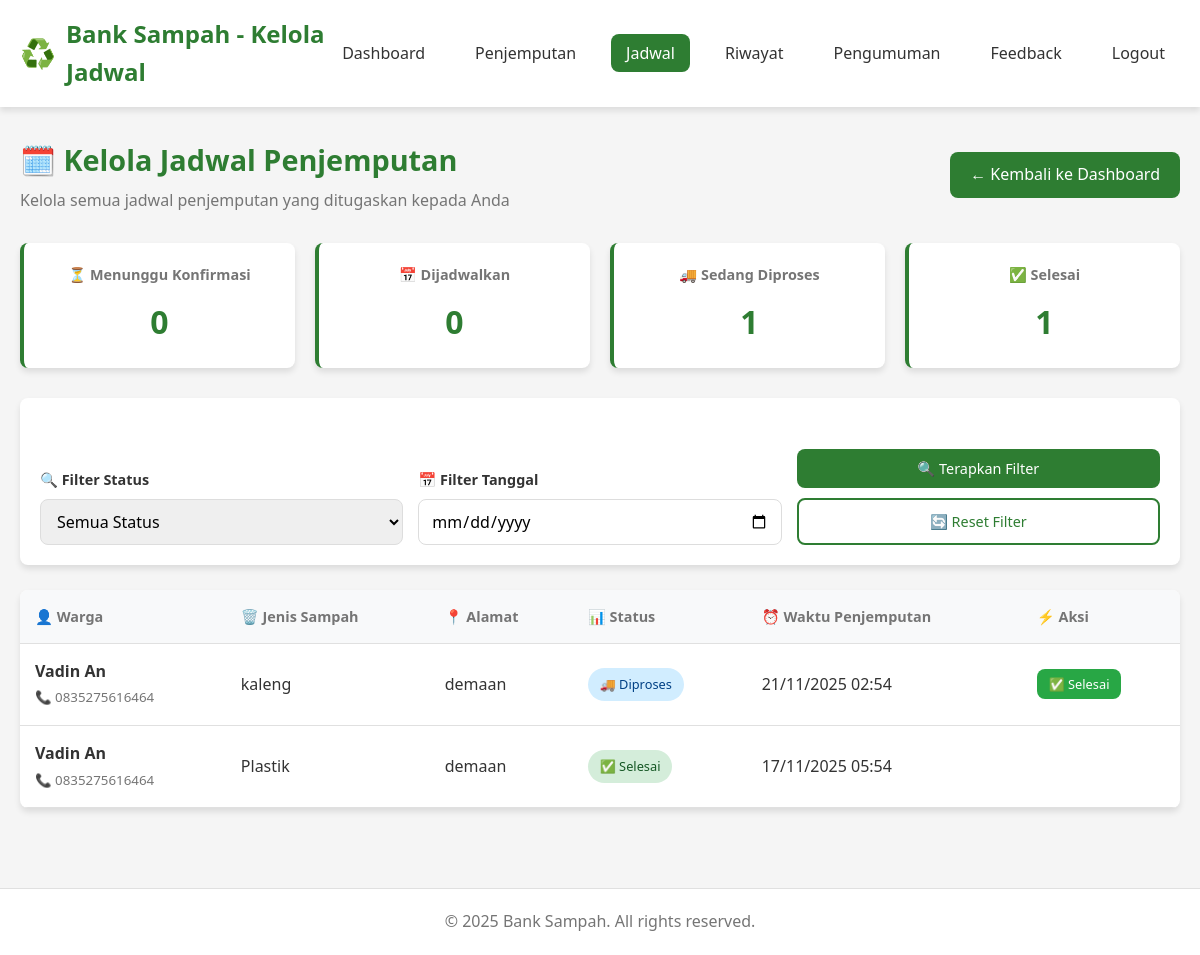
/manage-jadwal.php (signed in), run on the app's committed database.
### tables this page shows
CREATE TABLE `penjemputan` (
  `id` int(11) NOT NULL,
  `id_warga` int(11) DEFAULT NULL,
  `id_mitra` int(11) DEFAULT NULL,
  `alamat_penjemputan` text NOT NULL,
  `jenis_sampah` varchar(100) NOT NULL,
  `berat` decimal(10,2) DEFAULT 0.00,
  `status` enum('pending','dijadwalkan','diproses','selesai','ditolak') DEFAULT 'pending',
  `waktu_pemintaan` timestamp NOT NULL DEFAULT current_timestamp(),
  `waktu_penjemputan` timestamp NULL DEFAULT NULL,
  `keterangan` text DEFAULT NULL,
  `berat_aktual` decimal(10,2) DEFAULT NULL,
  `harga_per_kg_aktual` decimal(10,2) DEFAULT NULL,
  `total_harga_aktual` decimal(12,2) DEFAULT NULL,
  `tanggal_verifikasi` timestamp NULL DEFAULT NULL,
  `catatan_verifikasi` text DEFAULT NULL
);

CREATE TABLE `users` (
  `id` int(11) NOT NULL,
  `username` varchar(50) NOT NULL,
  `password` varchar(255) NOT NULL,
  `nama_lengkap` varchar(100) NOT NULL,
  `nik` varchar(16) NOT NULL,
  `email` varchar(100) NOT NULL,
  `telepon` varchar(15) DEFAULT NULL,
  `alamat` text DEFAULT NULL,
  `role` enum('admin','user') NOT NULL DEFAULT 'user',
  `status` enum('active','inactive') DEFAULT 'active',
  `saldo` decimal(12,2) DEFAULT 0.00,
  `verification_code` varchar(6) DEFAULT NULL,
  `is_verified` enum('yes','no') DEFAULT 'no',
  `verification_expires` datetime DEFAULT NULL,
  `created_at` timestamp NOT NULL DEFAULT current_timestamp(),
  `updated_at` timestamp NOT NULL DEFAULT current_timestamp() ON UPDATE current_timestamp()
);

### manage-jadwal.php (the view, shortened to what this page needs)
<?php
include 'config.php';
$mitra_id = $_SESSION['mitra_id'];
$penjemputan = [];
$total_pending = 0;
$total_dijadwalkan = 0;
$total_diproses = 0;
$total_selesai = 0;
try {
    $tanggal_filter = $_GET['tanggal'] ?? '';
    $sql = "SELECT p.*, u.nama_lengkap as nama_warga, u.telepon, u.alamat as alamat_warga
            FROM penjemputan p
            JOIN users u ON p.id_warga = u.id
            WHERE p.id_mitra = ?";
    $params = [$mitra_id];
    $sql .= " ORDER BY
                CASE
                    WHEN p.status = 'dijadwalkan' AND DATE(p.waktu_penjemputan) = CURDATE() THEN 1
                    WHEN p.status = 'dijadwalkan' THEN 2
                    WHEN p.status = 'pending' THEN 3
                    WHEN p.status = 'diproses' THEN 4
                    ELSE 5
                END,
                p.waktu_penjemputan ASC";
    $stmt = $pdo->prepare($sql);
    $stmt->execute($params);
    $penjemputan = $stmt->fetchAll();
    $sql_stats = "
        SELECT
            COUNT(*) as total_penjemputan,
            SUM(CASE WHEN status = 'pending' THEN 1 ELSE 0 END) as pending,
            SUM(CASE WHEN status = 'dijadwalkan' THEN 1 ELSE 0 END) as dijadwalkan,
            SUM(CASE WHEN status = 'diproses' THEN 1 ELSE 0 END) as diproses,
            SUM(CASE WHEN status = 'selesai' THEN 1 ELSE 0 END) as selesai,
            SUM(CASE WHEN status = 'ditolak' THEN 1 ELSE 0 END) as ditolak
        FROM penjemputan
        WHERE id_mitra = ?
    ";
    $stmt = $pdo->prepare($sql_stats);
    $stmt->execute([$mitra_id]);
    $stats = $stmt->fetch();
    if ($stats) {
        $total_pending = $stats['pending'] ?? 0;
        $total_dijadwalkan = $stats['dijadwalkan'] ?? 0;
        $total_diproses = $stats['diproses'] ?? 0;
        $total_selesai = $stats['selesai'] ?? 0;
    }
} catch (PDOException $e) {
    error_log("Manage Jadwal Error: " . $e->getMessage());
    $error = "Terjadi kesalahan saat mengambil data jadwal: " . $e->getMessage();
}
?>
<!DOCTYPE html>
<html lang="id">
<head>
</head>
<body>
    <header>
        <div class="container">
            <div class="header-content">
                <div class="logo">
                    <span class="logo-icon">♻️</span>
                    <h1>Bank Sampah - Kelola Jadwal</h1>
                </div>
                <nav>
                    <ul>
                    <li><a href="dashboard-mitra.php">Dashboard</a></li>
                        <li><a href="manage-penjemputan.php" >Penjemputan</a></li>
                        <li><a href="manage-jadwal.php"class="active">Jadwal</a></li>
                        <li><a href="riwayat-mitra.php" >Riwayat</a></li>
                        <li><a href="pengumuman-mitra.php">Pengumuman</a></li>
                        <li><a href="feedback-mitra.php">Feedback</a></li>
                        <li><a href="logout.php">Logout</a></li>
                    </ul>
                </nav>
            </div>
        </div>
    </header>
    <main>
        <section class="jadwal-management">
            <div class="container">
                <div class="page-header">
                    <div class="page-title">
                        <h1>🗓️ Kelola Jadwal Penjemputan</h1>
                        <p>Kelola semua jadwal penjemputan yang ditugaskan kepada Anda</p>
                    </div>
                    <a href="dashboard-mitra.php" class="back-button">
                        ← Kembali ke Dashboard
                    </a>
                </div>
                <div class="stats-grid">
                    <div class="stat-card">
                        <h3>⏳ Menunggu Konfirmasi</h3>
                        <div class="number"><?php echo $total_pending; ?></div>
                    </div>
                    <div class="stat-card">
                        <h3>📅 Dijadwalkan</h3>
                        <div class="number"><?php echo $total_dijadwalkan; ?></div>
                    </div>
                    <div class="stat-card">
                        <h3>🚚 Sedang Diproses</h3>
                        <div class="number"><?php echo $total_diproses; ?></div>
                    </div>
                    <div class="stat-card">
                        <h3>✅ Selesai</h3>
                        <div class="number"><?php echo $total_selesai; ?></div>
                    </div>
                </div>
                <div class="filter-section">
                    <form method="GET" class="filter-form">
                        <div class="filter-grid">
                            <div class="form-group">
                                <label for="status">🔍 Filter Status</label>
                                <select id="status" name="status" class="form-control">
                                    <option value="">Semua Status</option>
                                </select>
                            </div>
                            <div class="form-group">
                                <label for="tanggal">📅 Filter Tanggal</label>
                                <input type="date" id="tanggal" name="tanggal" class="form-control"
                                       value="<?php echo htmlspecialchars($tanggal_filter ?? ''); ?>">
                            </div>
                            <div class="form-group">
                                <label>&nbsp;</label>
                                <div style="display: flex; gap: 10px; flex-direction: column;">
                                    <button type="submit" class="btn btn-primary">
                                        🔍 Terapkan Filter
                                    </button>
                                    <a href="manage-jadwal.php" class="btn btn-outline">
                                        🔄 Reset Filter
                                    </a>
                                </div>
                            </div>
                        </div>
                    </form>
                </div>
                <div class="table-container">
                    <?php if (empty($penjemputan)): ?>
                        <div class="empty-state">
                            <h3>📭 Belum ada penjemputan</h3>
                            <p>Tidak ada jadwal penjemputan yang ditugaskan kepada Anda saat ini.</p>
                            <a href="manage-penjemputan.php" class="btn btn-primary" style="margin-top: 15px;">
                                Lihat Permintaan Penjemputan
                            </a>
                        </div>
                    <?php else: ?>
                        <table class="data-table">
                            <thead>
                                <tr>
                                    <th>👤 Warga</th>
                                    <th>🗑️ Jenis Sampah</th>
                                    <th>📍 Alamat</th>
                                    <th>📊 Status</th>
                                    <th>⏰ Waktu Penjemputan</th>
                                    <th>⚡ Aksi</th>
                                </tr>
                            </thead>
                            <tbody>
                                <?php foreach ($penjemputan as $p): ?>
                                <tr>
                                    <td>
                                        <strong><?php echo htmlspecialchars($p['nama_warga'] ?? 'N/A'); ?></strong>
                                        <br>
                                        <small style="color: var(--gray);">📞 <?php echo htmlspecialchars($p['telepon'] ?? '-'); ?></small>
                                    </td>
                                    <td><?php echo htmlspecialchars($p['jenis_sampah'] ?? 'Sampah'); ?></td>
                                    <td>
                                        <div style="max-width: 200px;">
                                            <?php echo htmlspecialchars($p['alamat_penjemputan'] ?? 'Alamat tidak tersedia'); ?>
                                        </div>
                                    </td>
                                    <td>
                                        <span class="status-badge status-<?php echo $p['status']; ?>">
                                            <?php
                                            $status_text = [
                                                'pending' => '⏳ Menunggu',
                                                'dijadwalkan' => '📅 Dijadwalkan',
                                                'diproses' => '🚚 Diproses',
                                                'selesai' => '✅ Selesai',
                                                'ditolak' => '❌ Ditolak'
                                            ];
                                            echo $status_text[$p['status']] ?? $p['status'];
                                            ?>
                                        </span>
                                    </td>
                                    <td>
                                        <?php if (!empty($p['waktu_penjemputan'])): ?>
                                            <?php echo date('d/m/Y H:i', strtotime($p['waktu_penjemputan'])); ?>
                                        <?php else: ?>
                                            <span style="color: var(--gray);">Belum dijadwalkan</span>
                                        <?php endif; ?>
                                    </td>
                                    <td>
                                        <div class="action-buttons">
                                            <?php if ($p['status'] === 'pending'): ?>
                                                <button type="button" class="btn btn-success btn-sm"
                                                        onclick="openStatusModal(<?php echo $p['id']; ?>, 'dijadwalkan')">
                                                    ✅ Setujui
                                                </button>
                                                <button type="button" class="btn btn-danger btn-sm"
                                                        onclick="openStatusModal(<?php echo $p['id']; ?>, 'ditolak')">
                                                    ❌ Tolak
                                                </button>
                                            <?php elseif ($p['status'] === 'diproses'): ?>
                                                <button type="button" class="btn btn-success btn-sm"
                                                        onclick="openStatusModal(<?php echo $p['id']; ?>, 'selesai')">
                                                    ✅ Selesai
                                                </button>
                                            <?php endif; ?>
                                        </div>
                                    </td>
                                </tr>
                                <?php endforeach; ?>
                            </tbody>
                        </table>
                    <?php endif; ?>
                </div>
            </div>
        </section>
    </main>
    <footer>
        <div class="container">
            <p>&copy; <?php echo date('Y'); ?> Bank Sampah. All rights reserved.</p>
        </div>
    </footer>
</body>
</html>

### data on the page
penjemputan: id_warga.nama_lengkap "Vadin An", id_warga.telepon "0835275616464", jenis_sampah "kaleng", alamat_penjemputan "demaan", status "🚚 Diproses", waktu_penjemputan "21/11/2025 02:54"
penjemputan: id_warga.nama_lengkap "Vadin An", id_warga.telepon "0835275616464", jenis_sampah "Plastik", alamat_penjemputan "demaan", status "✅ Selesai", waktu_penjemputan "17/11/2025 05:54"

### other printed values
$total_pending "0"
$total_dijadwalkan "0"
$total_diproses "1"
$total_selesai "1"
